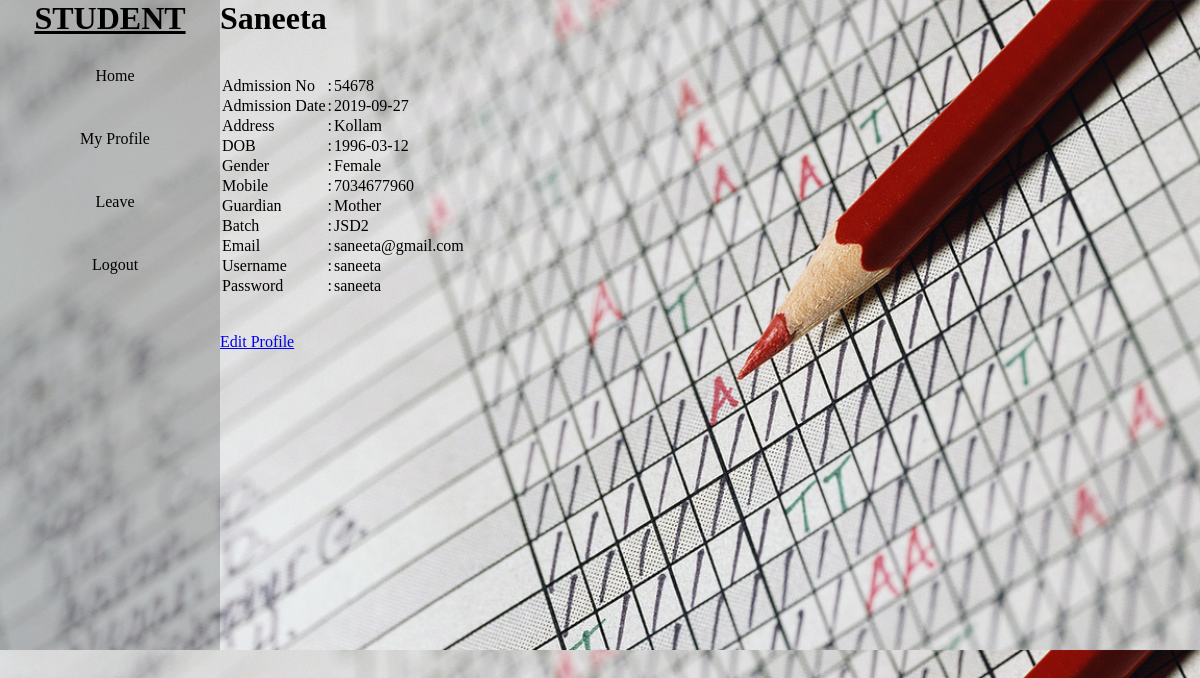
The app's page /stud_profile.php (signed in) with its own data.
### tables this page shows
CREATE TABLE `student` (
  `Sid` int(11) NOT NULL,
  `Admno` int(11) NOT NULL,
  `Admdate` date NOT NULL,
  `Name` varchar(20) NOT NULL,
  `Address` varchar(30) NOT NULL,
  `Dob` date NOT NULL,
  `Gender` varchar(20) NOT NULL,
  `Mobile` bigint(20) NOT NULL,
  `Guardian` varchar(20) NOT NULL,
  `Batch` varchar(20) NOT NULL,
  `Email` varchar(20) NOT NULL,
  `Username` varchar(20) NOT NULL,
  `Password` varchar(20) NOT NULL
);

### stud_profile.php (the view, shortened to what this page needs)
<!DOCTYPE html>
<html>
	<head>
		<link rel="stylesheet" href="css/style.css">
	</head>
	<body class="bi">
		<div class="display">
			<div class="navbar">
				<h1><u>STUDENT</u></h1>
				<ul>
					<li> <a href="studenthome.php">Home</a></li>
					<li> <a href="#">My Profile</a>
					</li>
					<li> <a href="#">Leave</a>
					</li>
					<li><a href="login.php">Logout</a></li>
				</ul>
			</div>
			<div>
				<form>
					<?php
						require_once 'connection.php';
						$var=$_SESSION['Sid'];
						$sql="select * from student where Sid=$var";
						$result=mysqli_query($conn,$sql);
						while($row=mysqli_fetch_assoc($result))
						{
					?>
						<h1><?php echo $row['Name'];?></h1><br>
						<br>
					<table>
					<tr>
						<td>Admission No</td><td>:</td><td><?php echo $row['Admno'];?></td>
					</tr>
					<tr>
						<td>Admission Date</td><td>:</td><td><?php echo $row['Admdate'];?></td>
					</tr>
					<tr>
						<td>Address</td><td>:</td><td><?php echo $row['Address'];?></td>
					</tr>
					<tr>
						<td>DOB</td><td>:</td><td><?php echo $row['Dob'];?></td>
					</tr>
					<tr>
						<td>Gender</td><td>:</td><td><?php echo $row['Gender'];?></td>
					</tr>
					<tr>
						<td>Mobile</td><td>:</td><td><?php echo $row['Mobile'];?></td>
					</tr>
					<tr>
						<td>Guardian</td><td>:</td><td><?php echo $row['Guardian'];?></td>
					</tr>
					<tr>
						<td>Batch</td><td>:</td><td><?php echo $row['Batch'];?></td>
					</tr>
					<tr>
						<td>Email</td><td>:</td><td><?php echo $row['Email'];?></td>
					</tr>
					<tr>
						<td>Username</td><td>:</td><td><?php echo $row['Username'];?></td>
					</tr>
					<tr>
						<td>Password</td><td>:</td><td><?php echo $row['Password'];?></td>
					</tr>
				</table>
					<?php
						}
					?>
				<br><br>
				<a href="stud_editprofile.php">Edit Profile</a>
			</form>
			</div>
		</div>
	</body>
</html>

### css/style.css (style rules this page uses)
* { margin:0px; padding:0px; box-sizing:border-box; }
.bi { background-image:url("../img/3.jpg"); background-size:cover; }
.navbar { text-align:center; background-color:rgba(38, 39, 35, 0.233); width:220px; height:650px; }
.navbar ul { list-style:none; display:block; }
.navbar ul li { text-align:center; width:200px; padding:15px; margin:15px; border-radius: 10px; }
.navbar ul li a { text-decoration:none; color:black; }
.display { display: inline-flex; }

### records on screen
student: Name "Saneeta", Admno "54678", Admdate "2019-09-27", Address "Kollam", Dob "1996-03-12", Gender "Female", Mobile "7034677960", Guardian "Mother", Batch "JSD2", Email "saneeta@gmail.com", Username "saneeta", Password "saneeta"
